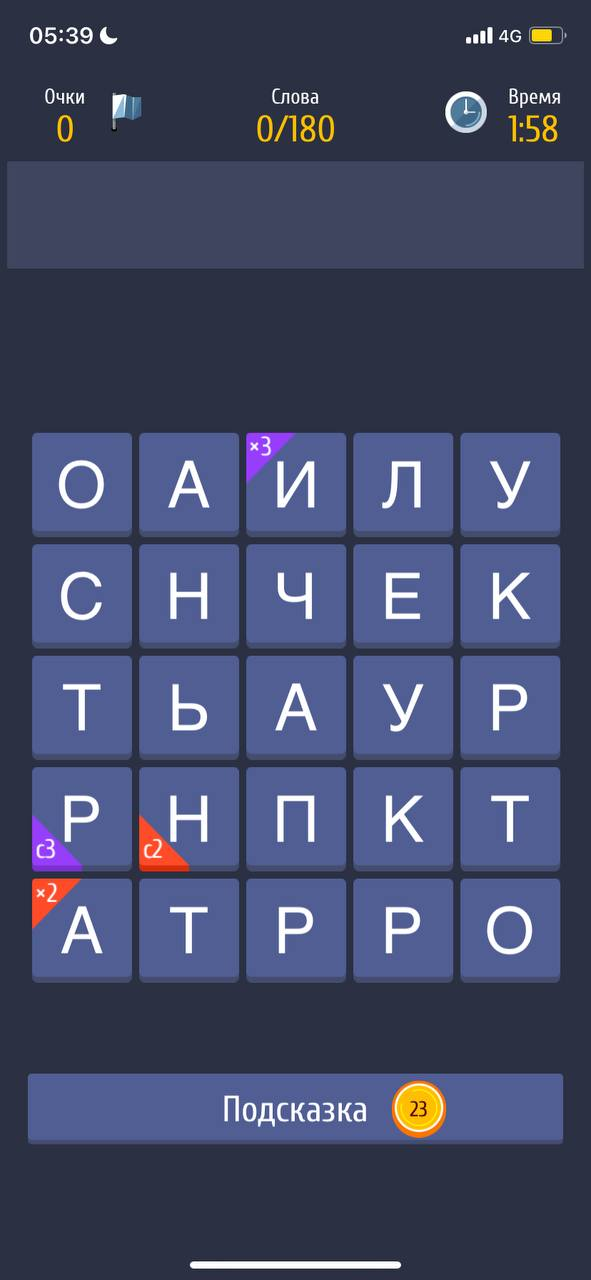
#> input picture orig3.jpg, 591 x 1280 px
$ python 'prepare copy.py'
#> lines starting #> are read from the running program, lines starting #| are printed output that depends on the picture; after the words box and inside, x2 and y2 are one past the last pixel; in counts of white or black regions, pixels touching at a corner belong together
from PIL import Image, ImageFilter
import cv2
import numpy as np

img = Image.open('./orig3.jpg')
#> img is the input picture: PIL image 591x1280 RGB; mean R, G, B 66.4, 72.9, 103.1
# img.show()
# print(img.size[1])
h = img.size[0]
#> h = 591
v = img.size[1]
#> v = 1280
print(h, v)
#| 591 1280
# box = (250, 250, 750, 750)
thresh = 150
fn = lambda x : 255 if x > thresh else 0

img2 = img.crop((0,int(v/3.2),h,int(v/1.28))).convert('L').filter(ImageFilter.GaussianBlur(radius = 2)).point(fn, mode='1')
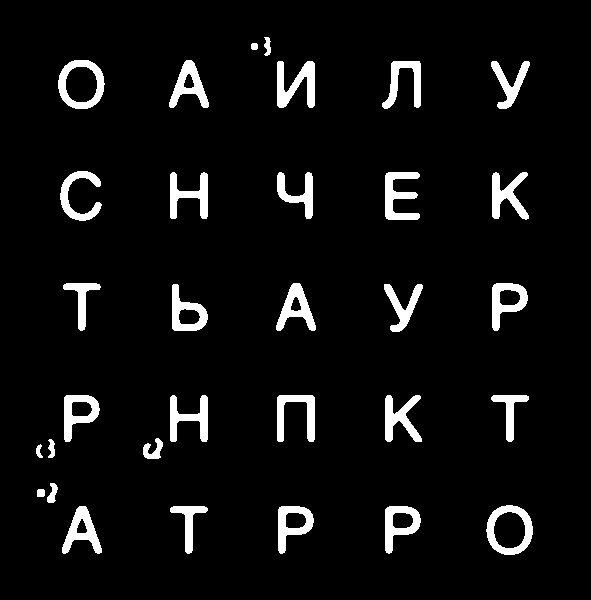
#> img2: PIL image 591x600 1; 5.9% white; 32 white regions, largest, box (x1, y1, x2, y2) and area: (277, 61, 315, 108) 998, (486, 505, 533, 555) 962, (58, 60, 105, 109) 953

sqrSizeH = 108
sqrSizeV = 111

leftUpH = 29
leftUpV = 430
rightDownH = leftUpH + sqrSizeH
rightDownV = leftUpV + sqrSizeV

for y in range(0,5,1):
    for x in range(0,5,1):
        buf = img.crop((leftUpH + sqrSizeH * x,leftUpV + sqrSizeV * y, rightDownH+sqrSizeH*x, rightDownV + sqrSizeV* y)).convert('L').point(fn, mode='1')
        imgArr = np.asarray(buf)
        print(imgArr.shape)
        # for row in imgArr:
        #    print(row)


        buf.save('./parts/{}_{}.jpg'.format(y,x))
#> this loop made 5 passes
#> pass 1, `buf.save('./parts/{}_{}.jpg'.format(y,x))`:
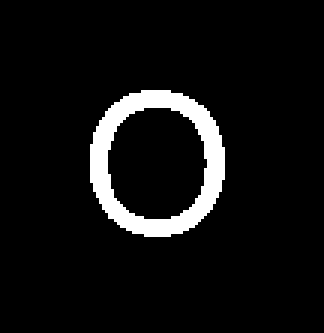
#> saved as 0_0.jpg: PIL image 108x111 1 (shown 3 times larger); 6.7% white; 1 white region, box (x1, y1, x2, y2) and area: (30, 30, 75, 79) 800
#> pass 1, `buf.save('./parts/{}_{}.jpg'.format(y,x))`:
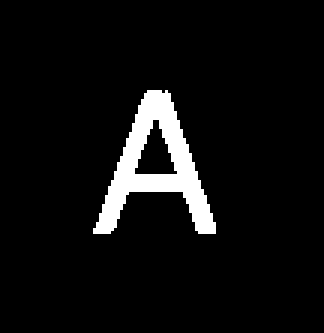
#> saved as 0_1.jpg: PIL image 108x111 1 (shown 3 times larger); 6.1% white; 1 white region, box (x1, y1, x2, y2) and area: (31, 30, 72, 78) 726
#> pass 1, `buf.save('./parts/{}_{}.jpg'.format(y,x))`:
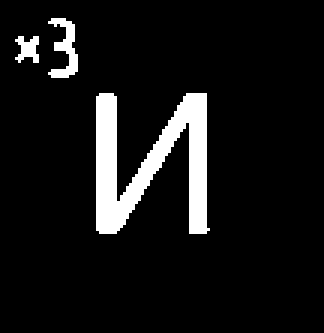
#> saved as 0_2.jpg: PIL image 108x111 1 (shown 3 times larger); 8.4% white; 3 white regions, box (x1, y1, x2, y2) and area: (32, 31, 70, 78) 861, (16, 6, 26, 26) 97, (5, 12, 13, 21) 47
#> pass 1, `buf.save('./parts/{}_{}.jpg'.format(y,x))`:
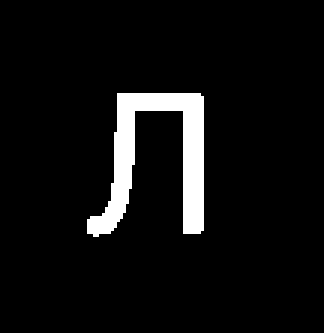
#> saved as 0_3.jpg: PIL image 108x111 1 (shown 3 times larger); 6.2% white; 1 white region, box (x1, y1, x2, y2) and area: (29, 31, 68, 79) 747
#> after the loop:
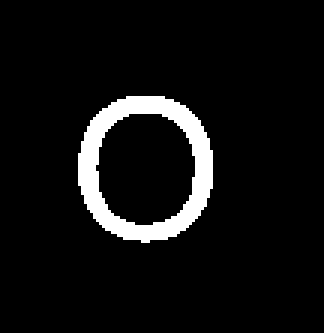
#> buf: PIL image 108x111 1 (shown 3 times larger); 6.7% white; 1 white region, box (x1, y1, x2, y2) and area: (26, 32, 71, 81) 801


# img2.show()
img2.save('./bw.jpg')

# img = cv2.imread('./bw.jpg', cv2.IMREAD_GRAYSCALE)

# # find all of the connected components (white blobs in your image).
# # im_with_separated_blobs is an image where each detected blob has a different pixel value ranging from 1 to nb_blobs - 1.
# nb_blobs, im_with_separated_blobs, stats, _ = cv2.connectedComponentsWithStats(img)
# # stats (and the silenced output centroids) gives some information about the blobs. See the docs for more information.
# # here, we're interested only in the size of the blobs, contained in the last column of stats.
# sizes = stats[:, -1]
# # the following lines result in taking out the background which is also considered a component, which I find for most applications to not be the expected output.
# # you may also keep the results as they are by commenting out the following lines. You'll have to update the ranges in the for loop below.
# sizes = sizes[1:]
# nb_blobs -= 1

# # minimum size of particles we want to keep (number of pixels).
# # here, it's a fixed value, but you can set it as you want, eg the mean of the sizes or whatever.
# min_size = 500

# # output image with only the kept components
# im_result = np.zeros((img.shape))
# print(nb_blobs, sizes )
# print(im_with_separated_blobs)
# Image.fromarray(im_with_separated_blobs).save('./mid.png')
# # for every component in the image, keep it only if it's above min_size
# for blob in range(nb_blobs):
#     if sizes[blob] >= min_size:
#         print('here', im_with_separated_blobs == blob + 1)
#         # see description of im_with_separated_blobs above
#         im_result[im_with_separated_blobs == blob + 1] = 255

# print(im_result)
# img = Image.fromarray(im_result).convert(mode='L').point(fn, mode='1')
# img.save('./123.png')
